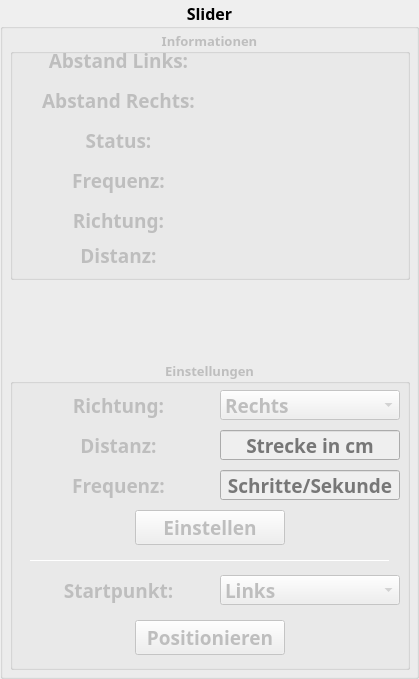
        <widget class="QGroupBox" name="groupBox_settings">
         <property name="font">
          <font>
           <family>Bahnschrift</family>
           <pointsize>12</pointsize>
           <weight>75</weight>
           <bold>true</bold>
          </font>
         </property>
         <property name="title">
          <string>Slider</string>
         </property>
         <property name="alignment">
          <set>Qt::AlignCenter</set>
         </property>
         <widget class="QGroupBox" name="groupBox_settings_slider">
          <property name="enabled">
           <bool>false</bool>
          </property>
          <property name="geometry">
           <rect>
            <x>10</x>
            <y>360</y>
            <width>400</width>
            <height>310</height>
           </rect>
          </property>
          <property name="font">
           <font>
            <family>Bahnschrift</family>
            <pointsize>10</pointsize>
           </font>
          </property>
          <property name="styleSheet">
           <string notr="true"/>
          </property>
          <property name="title">
           <string>Einstellungen</string>
          </property>
          <property name="alignment">
           <set>Qt::AlignCenter</set>
          </property>
          <widget class="QLabel" name="label_settings_slider_start">
           <property name="geometry">
            <rect>
             <x>15</x>
             <y>215</y>
             <width>187</width>
             <height>30</height>
            </rect>
           </property>
           <property name="font">
            <font>
             <family>Bahnschrift</family>
             <pointsize>14</pointsize>
            </font>
           </property>
           <property name="styleSheet">
            <string notr="true">border: none;
background-color: transparent;</string>
           </property>
           <property name="text">
            <string>Startpunkt:</string>
           </property>
           <property name="alignment">
            <set>Qt::AlignCenter</set>
           </property>
          </widget>
          <widget class="QComboBox" name="comboBox_settings_slider_start">
           <property name="geometry">
            <rect>
             <x>210</x>
             <y>215</y>
             <width>180</width>
             <height>30</height>
            </rect>
           </property>
           <property name="font">
            <font>
             <family>Bahnschrift</family>
             <pointsize>14</pointsize>
            </font>
           </property>
           <property name="styleSheet">
            <string notr="true"/>
           </property>
           <property name="editable">
            <bool>false</bool>
           </property>
           <item>
            <property name="text">
             <string>Links</string>
            </property>
           </item>
           <item>
            <property name="text">
             <string>Mitte</string>
            </property>
           </item>
           <item>
            <property name="text">
             <string>Rechts</string>
            </property>
           </item>
          </widget>
          <widget class="QLabel" name="label_settings_slider_richtung">
           <property name="geometry">
            <rect>
             <x>15</x>
             <y>30</y>
             <width>187</width>
             <height>30</height>
            </rect>
           </property>
           <property name="font">
            <font>
             <family>Bahnschrift</family>
             <pointsize>14</pointsize>
            </font>
           </property>
           <property name="styleSheet">
            <string notr="true">border: none;
background-color: transparent;</string>
           </property>
           <property name="text">
            <string>Richtung:</string>
           </property>
           <property name="alignment">
            <set>Qt::AlignCenter</set>
           </property>
          </widget>
          <widget class="QComboBox" name="comboBox_settings_slider_richtung">
           <property name="geometry">
            <rect>
             <x>210</x>
             <y>30</y>
             <width>180</width>
             <height>30</height>
            </rect>
           </property>
           <property name="font">
            <font>
             <family>Bahnschrift</family>
             <pointsize>14</pointsize>
            </font>
           </property>
           <property name="styleSheet">
            <string notr="true"/>
           </property>
           <property name="editable">
            <bool>false</bool>
           </property>
           <item>
            <property name="text">
             <string>Rechts</string>
            </property>
           </item>
           <item>
            <property name="text">
             <string>Links</string>
            </property>
           </item>
          </widget>
          <widget class="QLabel" name="label_settings_slider_steps">
           <property name="geometry">
            <rect>
             <x>15</x>
             <y>70</y>
             <width>187</width>
             <height>30</height>
            </rect>
           </property>
           <property name="font">
            <font>
             <family>Bahnschrift</family>
             <pointsize>14</pointsize>
            </font>
           </property>
           <property name="styleSheet">
            <string notr="true"/>
           </property>
           <property name="text">
            <string>Distanz:</string>
           </property>
           <property name="alignment">
            <set>Qt::AlignCenter</set>
           </property>
          </widget>
          <widget class="QLineEdit" name="lineEdit_settings_slider_steps">
           <property name="enabled">
            <bool>false</bool>
           </property>
           <property name="geometry">
            <rect>
             <x>210</x>
             <y>70</y>
             <width>180</width>
             <height>30</height>
            </rect>
           </property>
           <property name="font">
            <font>
             <family>Bahnschrift</family>
             <pointsize>14</pointsize>
            </font>
           </property>
           <property name="styleSheet">
            <string notr="true"/>
           </property>
           <property name="text">
            <string/>
           </property>
           <property name="alignment">
            <set>Qt::AlignCenter</set>
           </property>
           <property name="placeholderText">
            <string>Strecke in cm</string>
           </property>
          </widget>
          <widget class="QLabel" name="label_settings_slider_frequenz">
           <property name="geometry">
            <rect>
             <x>15</x>
             <y>110</y>
             <width>187</width>
             <height>30</height>
            </rect>
           </property>
           <property name="font">
            <font>
             <family>Bahnschrift</family>
             <pointsize>14</pointsize>
            </font>
           </property>
           <property name="styleSheet">
            <string notr="true">border: none;
background-color: transparent;</string>
           </property>
           <property name="text">
            <string>Frequenz:</string>
           </property>
           <property name="alignment">
            <set>Qt::AlignCenter</set>
           </property>
          </widget>
          <widget class="QLineEdit" name="lineEdit_settings_slider_frequenz">
           <property name="enabled">
            <bool>false</bool>
           </property>
           <property name="geometry">
            <rect>
             <x>210</x>
             <y>110</y>
             <width>180</width>
             <height>30</height>
            </rect>
           </property>
           <property name="font">
            <font>
             <family>Bahnschrift</family>
             <pointsize>14</pointsize>
            </font>
           </property>
           <property name="styleSheet">
            <string notr="true"/>
           </property>
           <property name="alignment">
            <set>Qt::AlignCenter</set>
           </property>
           <property name="placeholderText">
            <string>Schritte/Sekunde</string>
           </property>
          </widget>
          <widget class="QPushButton" name="pushButton_settings_slider">
           <property name="enabled">
            <bool>false</bool>
           </property>
           <property name="geometry">
            <rect>
             <x>125</x>
             <y>150</y>
             <width>150</width>
             <height>35</height>
            </rect>
           </property>
           <property name="font">
            <font>
             <family>Bahnschrift</family>
             <pointsize>14</pointsize>
            </font>
           </property>
           <property name="styleSheet">
            <string notr="true"/>
           </property>
           <property name="text">
            <string>Einstellen</string>
           </property>
           <property name="flat">
            <bool>false</bool>
           </property>
          </widget>
          <widget class="Line" name="line_2">
           <property name="geometry">
            <rect>
             <x>20</x>
             <y>200</y>
             <width>360</width>
             <height>1</height>
            </rect>
           </property>
           <property name="orientation">
            <enum>Qt::Horizontal</enum>
           </property>
          </widget>
          <widget class="QPushButton" name="pushButton_steuerung_slider_position">
           <property name="enabled">
            <bool>false</bool>
           </property>
           <property name="geometry">
            <rect>
             <x>125</x>
             <y>260</y>
             <width>150</width>
             <height>35</height>
            </rect>
           </property>
           <property name="font">
            <font>
             <family>Bahnschrift</family>
             <pointsize>14</pointsize>
            </font>
           </property>
           <property name="text">
            <string>Positionieren</string>
           </property>
           <property name="flat">
            <bool>false</bool>
           </property>
          </widget>
         </widget>
         <widget class="QGroupBox" name="groupBox_info_slider">
          <property name="enabled">
           <bool>false</bool>
          </property>
          <property name="geometry">
           <rect>
            <x>10</x>
            <y>30</y>
            <width>400</width>
            <height>250</height>
           </rect>
          </property>
          <property name="minimumSize">
           <size>
            <width>400</width>
            <height>250</height>
           </size>
          </property>
          <property name="maximumSize">
           <size>
            <width>400</width>
            <height>250</height>
           </size>
          </property>
          <property name="font">
           <font>
            <family>Bahnschrift</family>
            <pointsize>10</pointsize>
           </font>
          </property>
          <property name="styleSheet">
           <string notr="true"/>
          </property>
          <property name="title">
           <string>Informationen</string>
          </property>
          <property name="alignment">
           <set>Qt::AlignCenter</set>
          </property>
          <widget class="QLabel" name="label_info_slider_links">
           <property name="enabled">
            <bool>false</bool>
           </property>
           <property name="geometry">
            <rect>
             <x>15</x>
             <y>15</y>
             <width>187</width>
             <height>30</height>
            </rect>
           </property>
           <property name="font">
            <font>
             <family>Bahnschrift</family>
             <pointsize>14</pointsize>
            </font>
           </property>
           <property name="styleSheet">
            <string notr="true">border: none;
background-color: transparent;</string>
           </property>
           <property name="text">
            <string>Abstand Links:</string>
           </property>
           <property name="alignment">
            <set>Qt::AlignCenter</set>
           </property>
          </widget>
          <widget class="QLabel" name="label_info_slider_rechts">
           <property name="enabled">
            <bool>false</bool>
           </property>
           <property name="geometry">
            <rect>
             <x>15</x>
             <y>55</y>
             <width>187</width>
             <height>30</height>
            </rect>
           </property>
           <property name="font">
            <font>
             <family>Bahnschrift</family>
             <pointsize>14</pointsize>
            </font>
           </property>
           <property name="styleSheet">
            <string notr="true">border: none;
background-color: transparent;</string>
           </property>
           <property name="text">
            <string>Abstand Rechts:</string>
           </property>
           <property name="alignment">
            <set>Qt::AlignCenter</set>
           </property>
          </widget>
          <widget class="QLabel" name="input_info_slider_links">
           <property name="enabled">
            <bool>false</bool>
           </property>
           <property name="geometry">
            <rect>
             <x>210</x>
             <y>15</y>
             <width>186</width>
             <height>30</height>
            </rect>
           </property>
           <property name="font">
            <font>
             <family>Bahnschrift</family>
             <pointsize>14</pointsize>
            </font>
           </property>
           <property name="styleSheet">
            <string notr="true"/>
           </property>
           <property name="text">
            <string/>
           </property>
           <property name="alignment">
            <set>Qt::AlignCenter</set>
           </property>
          </widget>
          <widget class="QLabel" name="input_info_slider_rechts">
           <property name="enabled">
            <bool>false</bool>
           </property>
           <property name="geometry">
            <rect>
             <x>210</x>
             <y>55</y>
             <width>186</width>
             <height>30</height>
            </rect>
           </property>
           <property name="font">
            <font>
             <family>Bahnschrift</family>
             <pointsize>14</pointsize>
            </font>
           </property>
           <property name="styleSheet">
            <string notr="true">border: none;</string>
           </property>
           <property name="text">
            <string/>
           </property>
           <property name="alignment">
            <set>Qt::AlignCenter</set>
           </property>
          </widget>
          <widget class="QLabel" name="label_info_slider_frequenz">
           <property name="enabled">
            <bool>false</bool>
           </property>
           <property name="geometry">
            <rect>
             <x>15</x>
             <y>135</y>
             <width>187</width>
             <height>30</height>
            </rect>
           </property>
           <property name="font">
            <font>
             <family>Bahnschrift</family>
             <pointsize>14</pointsize>
            </font>
           </property>
           <property name="styleSheet">
            <string notr="true">border: none;
background-color: transparent;</string>
           </property>
           <property name="text">
            <string>Frequenz:</string>
           </property>
           <property name="alignment">
            <set>Qt::AlignCenter</set>
           </property>
          </widget>
          <widget class="QLabel" name="input_info_slider_status">
           <property name="enabled">
            <bool>false</bool>
           </property>
           <property name="geometry">
            <rect>
             <x>210</x>
             <y>95</y>
             <width>186</width>
             <height>30</height>
            </rect>
           </property>
           <property name="font">
            <font>
             <family>Bahnschrift</family>
             <pointsize>14</pointsize>
            </font>
           </property>
           <property name="styleSheet">
            <string notr="true">border: none;</string>
           </property>
           <property name="text">
            <string/>
           </property>
           <property name="alignment">
            <set>Qt::AlignCenter</set>
           </property>
          </widget>
          <widget class="QLabel" name="label_info_slider_status">
           <property name="enabled">
            <bool>false</bool>
           </property>
           <property name="geometry">
            <rect>
             <x>15</x>
             <y>95</y>
             <width>187</width>
             <height>30</height>
            </rect>
           </property>
           <property name="font">
            <font>
             <family>Bahnschrift</family>
             <pointsize>14</pointsize>
            </font>
           </property>
           <property name="styleSheet">
            <string notr="true">border: none;
background-color: transparent;</string>
           </property>
           <property name="text">
            <string>Status:</string>
           </property>
           <property name="alignment">
            <set>Qt::AlignCenter</set>
           </property>
          </widget>
          <widget class="QLabel" name="input_info_slider_frequenz">
           <property name="enabled">
            <bool>false</bool>
           </property>
           <property name="geometry">
            <rect>
             <x>210</x>
             <y>135</y>
             <width>186</width>
             <height>30</height>
            </rect>
           </property>
           <property name="font">
            <font>
             <family>Bahnschrift</family>
             <pointsize>14</pointsize>
            </font>
           </property>
           <property name="styleSheet">
            <string notr="true">border: none;</string>
           </property>
           <property name="text">
            <string/>
           </property>
           <property name="alignment">
            <set>Qt::AlignCenter</set>
           </property>
          </widget>
          <widget class="QLabel" name="label_info_slider_richtung">
           <property name="enabled">
            <bool>false</bool>
           </property>
           <property name="geometry">
            <rect>
             <x>15</x>
             <y>175</y>
             <width>187</width>
             <height>30</height>
            </rect>
           </property>
           <property name="font">
            <font>
             <family>Bahnschrift</family>
             <pointsize>14</pointsize>
            </font>
           </property>
           <property name="styleSheet">
            <string notr="true">border: none;
background-color: transparent;</string>
           </property>
           <property name="text">
            <string>Richtung:</string>
           </property>
           <property name="alignment">
            <set>Qt::AlignCenter</set>
           </property>
          </widget>
          <widget class="QLabel" name="input_info_slider_richtung">
           <property name="enabled">
            <bool>false</bool>
           </property>
           <property name="geometry">
            <rect>
             <x>210</x>
             <y>175</y>
             <width>186</width>
             <height>30</height>
            </rect>
           </property>
           <property name="font">
            <font>
             <family>Bahnschrift</family>
             <pointsize>14</pointsize>
            </font>
           </property>
           <property name="styleSheet">
            <string notr="true">border: none;</string>
           </property>
           <property name="text">
            <string/>
           </property>
           <property name="alignment">
            <set>Qt::AlignCenter</set>
           </property>
          </widget>
          <widget class="QLabel" name="label_info_slider_steps">
           <property name="enabled">
            <bool>false</bool>
           </property>
           <property name="geometry">
            <rect>
             <x>15</x>
             <y>210</y>
             <width>187</width>
             <height>30</height>
            </rect>
           </property>
           <property name="font">
            <font>
             <family>Bahnschrift</family>
             <pointsize>14</pointsize>
            </font>
           </property>
           <property name="styleSheet">
            <string notr="true">border: none;
background-color: transparent;</string>
           </property>
           <property name="text">
            <string>Distanz:</string>
           </property>
           <property name="alignment">
            <set>Qt::AlignCenter</set>
           </property>
          </widget>
          <widget class="QLabel" name="input_info_slider_steps">
           <property name="enabled">
            <bool>false</bool>
           </property>
           <property name="geometry">
            <rect>
             <x>210</x>
             <y>210</y>
             <width>186</width>
             <height>30</height>
            </rect>
           </property>
           <property name="font">
            <font>
             <family>Bahnschrift</family>
             <pointsize>14</pointsize>
            </font>
           </property>
           <property name="styleSheet">
            <string notr="true">border: none;</string>
           </property>
           <property name="text">
            <string/>
           </property>
           <property name="alignment">
            <set>Qt::AlignCenter</set>
           </property>
          </widget>
         </widget>
        </widget>
